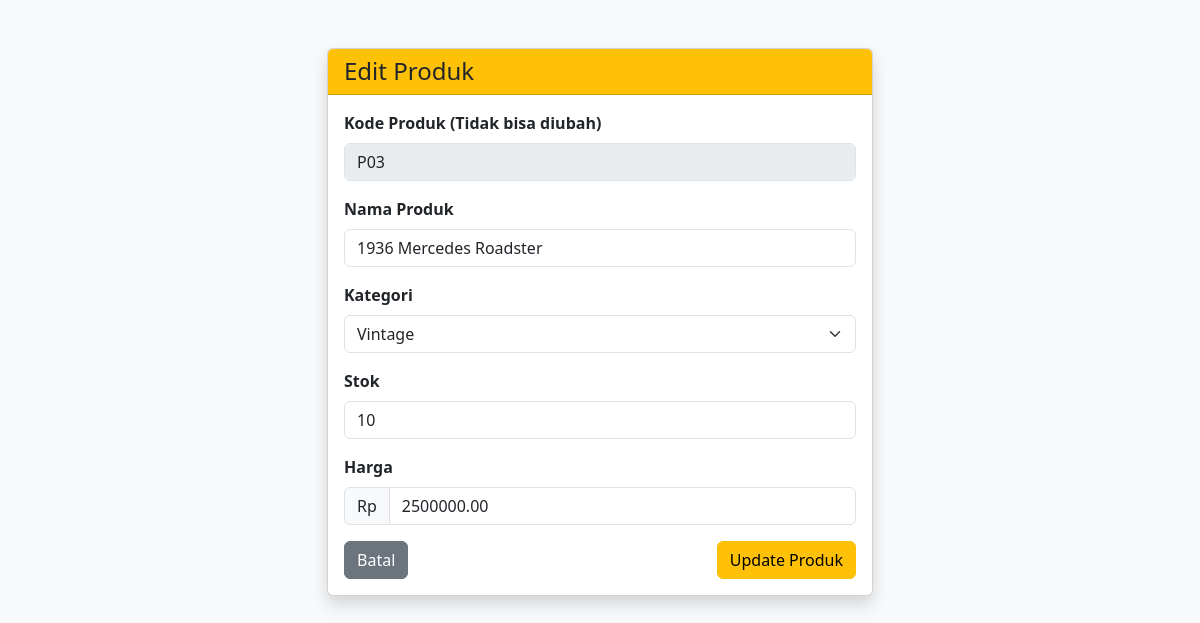
The page /edit.php?code=P03 on the database its author committed.
### tables this page shows
CREATE TABLE `products` (
  `productCode` varchar(15) NOT NULL,
  `productName` varchar(100) NOT NULL,
  `productLine` varchar(50) DEFAULT NULL,
  `quantityInStock` int(11) DEFAULT 0,
  `price` decimal(10,2) DEFAULT NULL
);

### edit.php (the view, shortened to what this page needs)
<?php
include 'koneksi.php';
$code = $_GET['code'] ?? '';
$stmt = $pdo->prepare("SELECT * FROM products WHERE productCode = ?");
$stmt->execute([$code]);
$product = $stmt->fetch(PDO::FETCH_ASSOC);
?>
<!DOCTYPE html>
<html lang="id">
<head>
    <link href="https://cdn.jsdelivr.net/npm/bootstrap@5.3.0/dist/css/bootstrap.min.css" rel="stylesheet">
</head>
<body class="bg-light">
    <div class="container mt-5">
        <div class="row justify-content-center">
            <div class="col-md-6">
                <div class="card shadow">
                    <div class="card-header bg-warning text-dark">
                        <h4 class="mb-0">Edit Produk</h4>
                    </div>
                    <div class="card-body">
                        <form method="POST">
                            <div class="mb-3">
                                <label class="form-label fw-bold">Kode Produk (Tidak bisa diubah)</label>
                                <input type="text" class="form-control bg-body-secondary" value="<?= htmlspecialchars($product['productCode']) ?>" disabled>
                            </div>
                            <div class="mb-3">
                                <label class="form-label fw-bold">Nama Produk</label>
                                <input type="text" name="productName" class="form-control" value="<?= htmlspecialchars($product['productName']) ?>" required>
                            </div>
                            <div class="mb-3">
                                <label class="form-label fw-bold">Kategori</label>
                                <select name="productLine" class="form-select">
                                    <option value="Vintage" <?= $product['productLine'] == 'Vintage' ? 'selected' : '' ?>>Vintage</option>
                                </select>
                            </div>
                            <div class="mb-3">
                                <label class="form-label fw-bold">Stok</label>
                                <input type="number" name="quantityInStock" class="form-control" value="<?= $product['quantityInStock'] ?>">
                            </div>
                            <div class="mb-3">
                                <label class="form-label fw-bold">Harga</label>
                                <div class="input-group">
                                    <span class="input-group-text">Rp</span>
                                    <input type="number" name="price" step="0.01" class="form-control" value="<?= $product['price'] ?>" required>
                                </div>
                            </div>
                            <div class="d-flex justify-content-between">
                                <a href="index.php" class="btn btn-secondary">Batal</a>
                                <button type="submit" class="btn btn-warning">Update Produk</button>
                            </div>
                        </form>
                    </div>
                </div>
            </div>
        </div>
    </div>
</body>
</html>

### rows shown on the page
products: productCode "P03", productName "1936 Mercedes Roadster", productLine "Vintage", quantityInStock "10", price "2500000.00"
